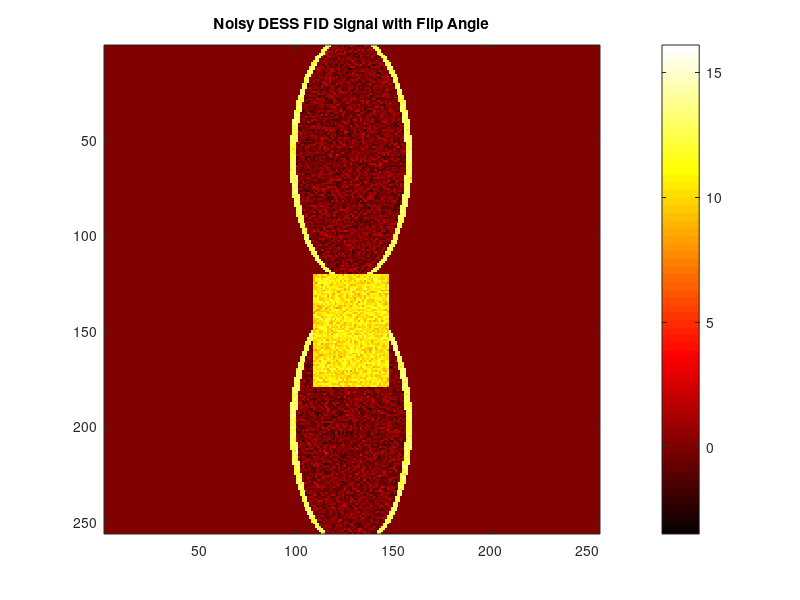
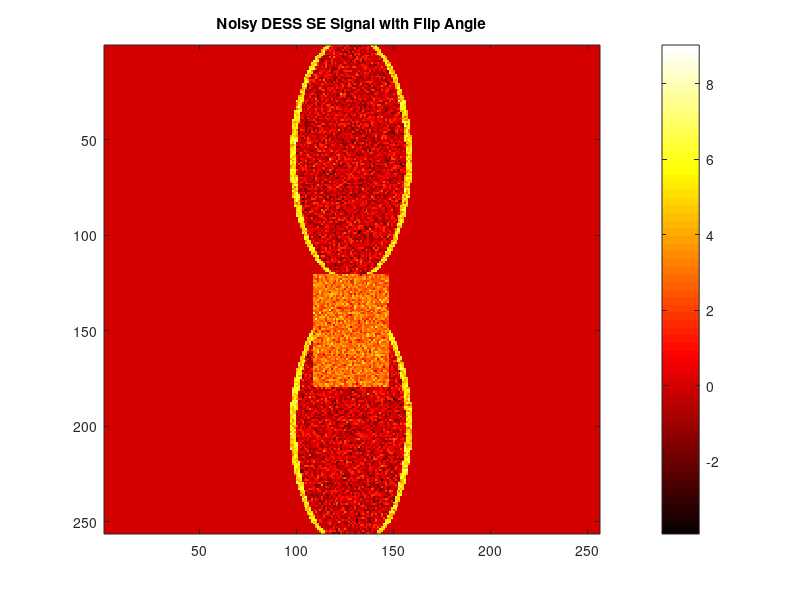
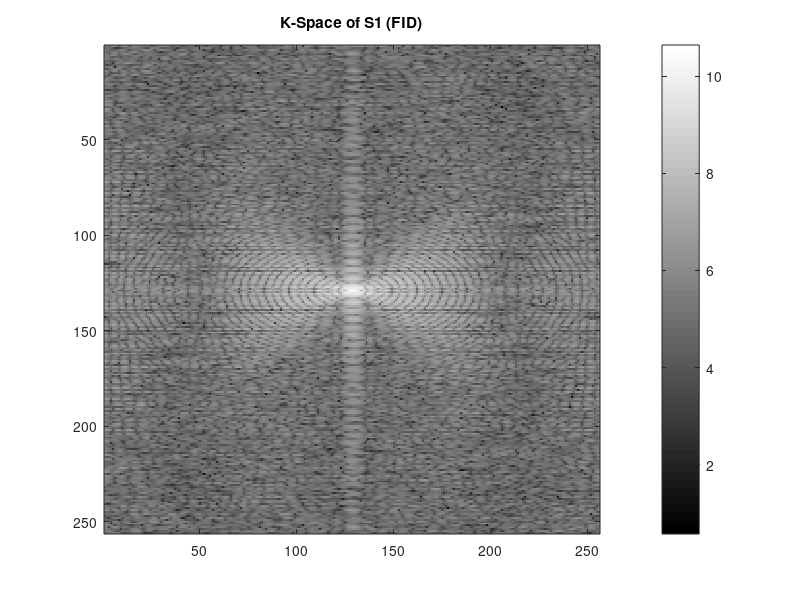
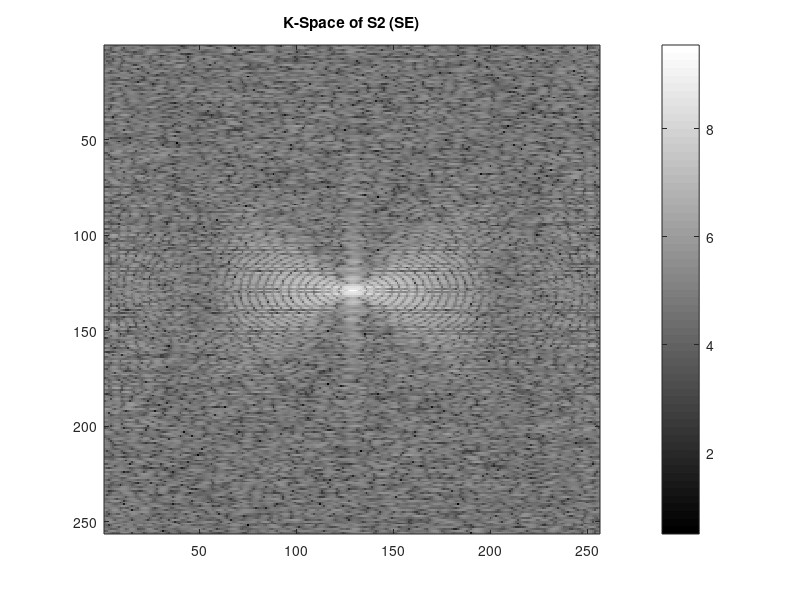

The MATLAB source for these figures, in order:
clear; clc; close all;

%% Phantom Dimensions and Initialization
nx = 256; ny = 256;
phantom = zeros(nx, ny); 
[X, Y] = meshgrid(1:nx, 1:ny); 
S0 = 100;
% Initialize T1 and T2 Maps
T1_map = zeros(nx, ny);
T2_map = zeros(nx, ny);

%% Define Tissue Masks
% Bone (Femur and Tibia)
femur_mask = ((X - 128).^2 / 800 + (Y - 200).^2 / 4000) < 1;
tibia_mask = ((X - 128).^2 / 800 + (Y - 60).^2 / 4000) < 1;

% Cartilage (Femur and Tibia)
cartilage_mask_femur = ((X - 128).^2 / 1000 + (Y - 200).^2 / 4200) < 1 & ~femur_mask;
cartilage_mask_tibia = ((X - 128).^2 / 1000 + (Y - 60).^2 / 4200) < 1 & ~tibia_mask;

% Meniscus
meniscus_mask = (Y > 120 & Y < 180 & abs(X - 128) < 20);

%% Assign T1 and T2 Values
T1_map(femur_mask | tibia_mask) = 246;  % Bone
T2_map(femur_mask | tibia_mask) = 0.04;

T1_map(cartilage_mask_femur | cartilage_mask_tibia) = 900;  % Cartilage
T2_map(cartilage_mask_femur | cartilage_mask_tibia) = 39;

T1_map(meniscus_mask) = 960;  % Meniscus
T2_map(meniscus_mask) = 26.7;

%% Simulation Parameters
FA = deg2rad(30);  % Flip angle in radians
TR_DESS = 20;      % Repetition time for DESS in ms
TE_DESS = 5;       % Echo time for DESS in ms
M0 = 100;  % Proton Density (Assumed Constant)
sigma = 1; % Noise level (absolute noise standard deviation)

%% Initialize DESS Signal Matrices for Whole Phantom
signal_DESS_FID = zeros(nx, ny);
signal_DESS_SE = zeros(nx, ny);
noisy_signal_DESS_FID = zeros(nx, ny);
noisy_signal_DESS_SE = zeros(nx, ny);

%% DESS Signal Calculations with Updated Equations (Whole Phantom)
for x = 1:nx
    for y = 1:ny
        if T1_map(x, y) > 0 && T2_map(x, y) > 0
            % Compute relaxation factors
            E1 = exp(-TR_DESS / T1_map(x, y));
            E2 = exp(-TE_DESS / T2_map(x, y));
            
            % Compute r factor and S2/S1 ratio
            r = sqrt((1 - E2^2) / ((1 - E1 * cos(FA))^2 - E2^2 * (E1 - cos(FA))^2));
            S2_S1_ratio = exp(-2 * (TR_DESS - TE_DESS) / T2_map(x,y)) * sin(FA/2)^2 * ((1 + exp(-TR_DESS / T1_map(x,y))) / (1 - cos(FA) * exp(-TR_DESS / T1_map(x,y))));
            
            % Calculate FID and SE signals using updated equations
            signal_DESS_FID(x, y) = M0 * tan(FA/2) * (1 - (E1 - cos(FA)) * r) * exp(-TE_DESS / T2_map(x, y));
            signal_DESS_SE(x, y) = signal_DESS_FID(x, y) * S2_S1_ratio;
            
            % Add Gaussian noise
            noisy_signal_DESS_FID(x, y) = signal_DESS_FID(x, y) + sigma * randn;
            noisy_signal_DESS_SE(x, y) = signal_DESS_SE(x, y) + sigma * randn;
        end
    end
end

%% Visualize Noisy DESS FID Signal
figure;
imagesc(noisy_signal_DESS_FID);
colormap('hot');
colorbar;
title('Noisy DESS FID Signal with Flip Angle');

%% Visualize Noisy DESS SE Signal
figure;
imagesc(noisy_signal_DESS_SE);
colormap('hot');
colorbar;
title('Noisy DESS SE Signal with Flip Angle');

%% Simulate K-Space Acquisition and Image Reconstruction
% Fourier Transform (K-Space)
k_space_S1 = fftshift(fft2(noisy_signal_DESS_FID));  % Apply 2D FFT
k_space_S2 = fftshift(fft2(noisy_signal_DESS_SE));

% Visualize K-Space
figure;
imagesc(log(abs(k_space_S1)+1));
colormap('gray');
colorbar;
title('K-Space of S1 (FID)');

figure;
imagesc(log(abs(k_space_S2)+1));
colormap('gray');
colorbar;
title('K-Space of S2 (SE)');

% Reconstruct Images using Inverse FFT
reconstructed_S1 = abs(ifft2(ifftshift(k_space_S1)));
reconstructed_S2 = abs(ifft2(ifftshift(k_space_S2)));

% Visualize Reconstructed Images
figure;
imagesc(reconstructed_S1);
colormap('hot');
colorbar;
title('Reconstructed S1 (FID) Image');

figure;
imagesc(reconstructed_S2);
colormap('hot');
colorbar;
title('Reconstructed S2 (SE) Image');